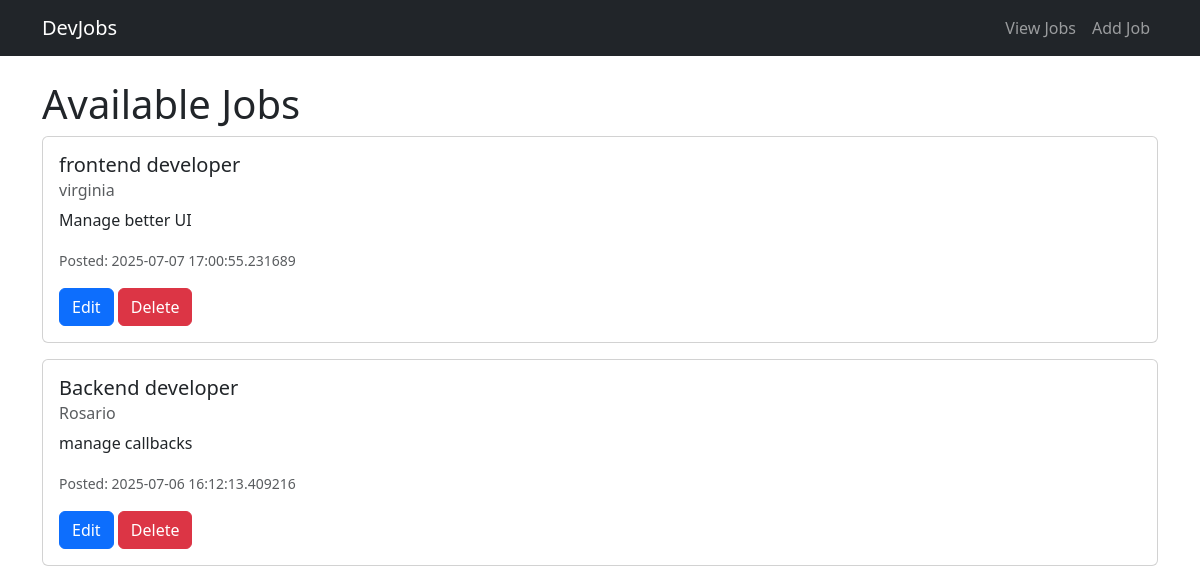
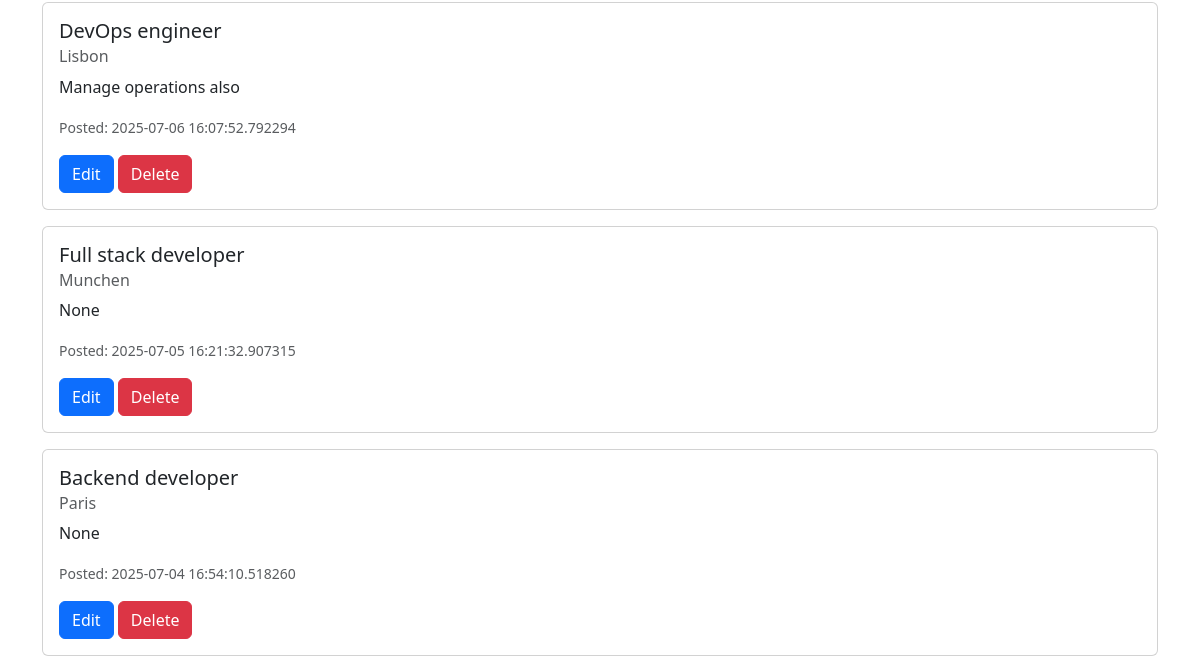
The app's page /view-jobs, older data (2 pictures, top to bottom).
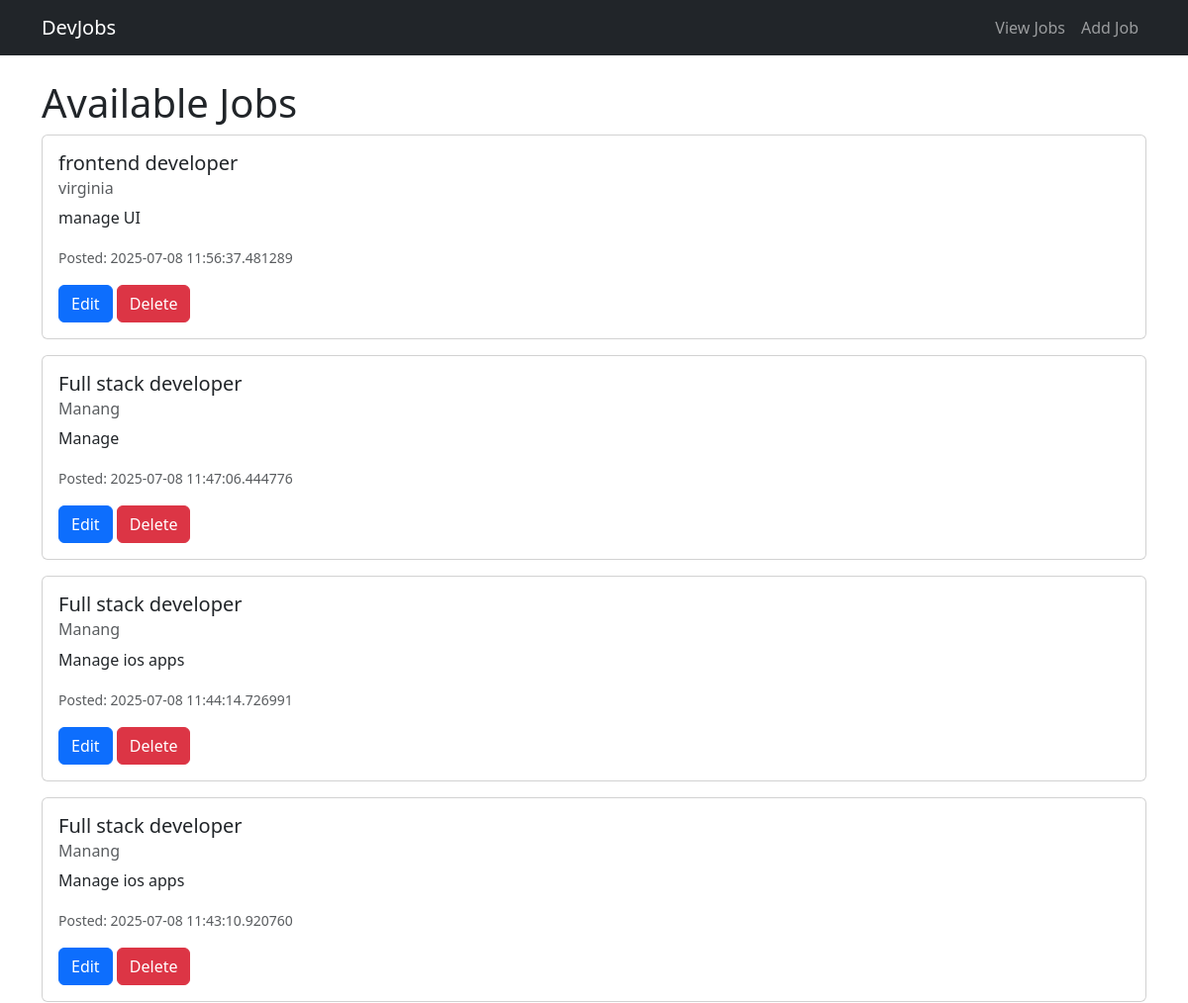
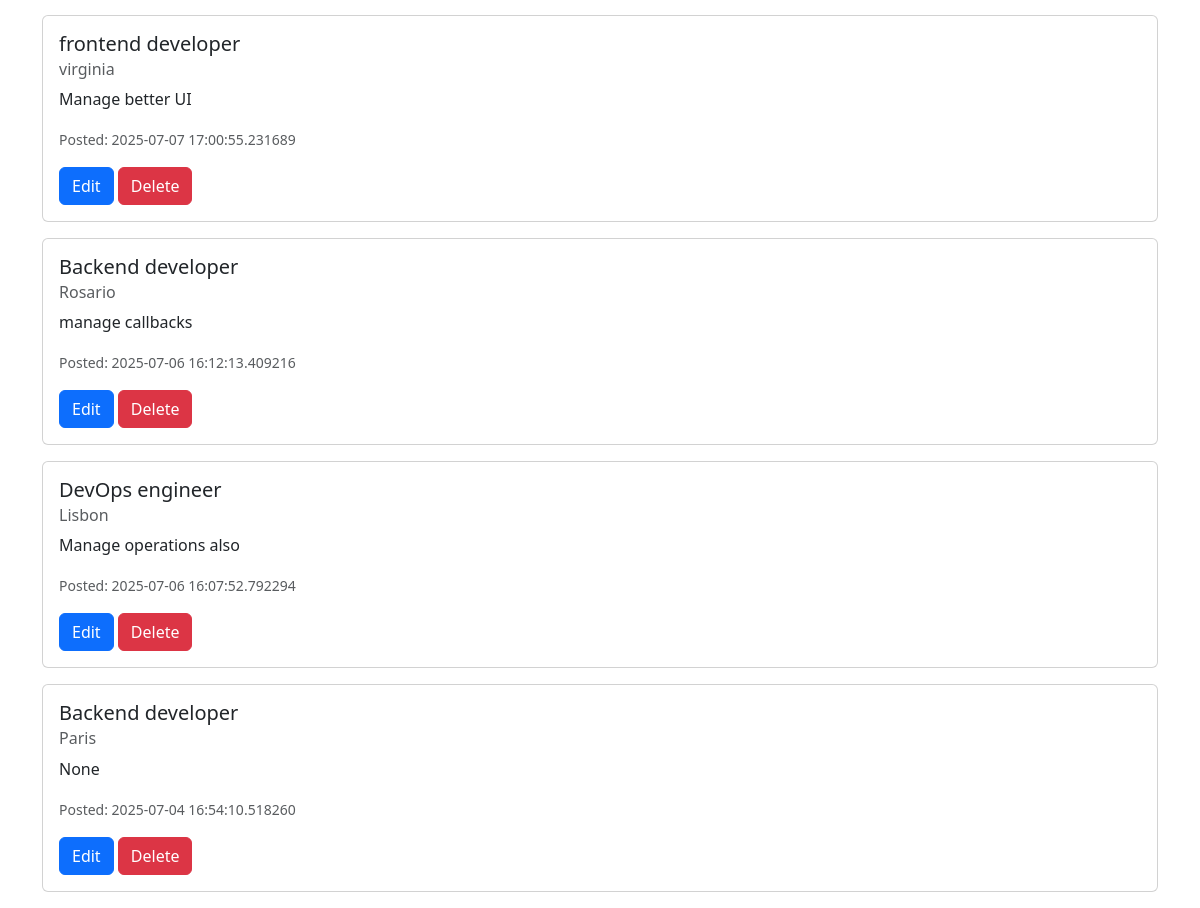
The same page, newer data (2 pictures, top to bottom).
### app.py (models this page shows)
class Job(db.Model):
    id = db.Column(db.Integer, primary_key=True)
    title = db.Column(db.String(100), nullable=False)
    location = db.Column(db.String(100), nullable=False)
    description = db.Column(db.Text, nullable=True)
    created_at = db.Column(db.DateTime, default=datetime.utcnow)

### app.py (the view)
@app.route('/view-jobs')
def view_jobs():
    jobs = Job.query.order_by(Job.created_at.desc()).all()
    return render_template('jobs.html', jobs=jobs)

### templates/jobs.html (shortened to what this page needs)
{% extends "base.html" %}
{% block content %}
<h1>Available Jobs</h1>
{% for job in jobs %}
<div class="card mb-3">
    <div class="card-body">
        <h5 class="card-title">{{ job.title }}</h5>
        <h6 class="card-subtitle mb-2 text-muted">{{ job.location }}</h6>
        <p class="card-text">{{ job.description }}</p>
        <p class="card-text"><small class="text-muted">Posted: {{ job.created_at or "N/A" }}</small></p>
        <a href="/edit-job/{{ job.id }}" class="btn btn-primary">Edit</a>
        <form action="/delete-job/{{ job.id }}" method="POST" style="display:inline;">
            <button type="submit" class="btn btn-danger">Delete</button>
        </form>
    </div>
</div>
{% else %}
<p>No jobs posted yet.</p>
{% endfor %}
{% endblock %}

### templates/base.html (shortened to what this page needs)
<!DOCTYPE html>
<html lang="en">
<head>
  <link href="https://cdn.jsdelivr.net/npm/bootstrap@5.3.2/dist/css/bootstrap.min.css" rel="stylesheet">
</head>
<body>
  <nav class="navbar navbar-expand-lg navbar-dark bg-dark">
    <div class="container">
      <a class="navbar-brand" href="/">DevJobs</a>
      <div class="collapse navbar-collapse" id="navbarNav">
        <ul class="navbar-nav ms-auto">
          <li class="nav-item">
            <a class="nav-link" href="/view-jobs">View Jobs</a>
          </li>
          <li class="nav-item">
            <a class="nav-link" href="/add-job">Add Job</a>
          </li>
        </ul>
      </div>
    </div>
  </nav>
  <div class="container mt-4">
    {% block content %}
    {% endblock %}
  </div>
</body>
</html>

Row changes from the older to the newer data that the page shows:
removed Job: title "Full stack developer", location "Munchen", description "None", created_at "2025-07-05 16:21:32.907315"
added Job: title "frontend developer", location "virginia", description "manage UI", created_at "2025-07-08 11:56:37.481289"
added Job: title "Full stack developer", location "Manang", description "Manage", created_at "2025-07-08 11:47:06.444776"
added Job: title "Full stack developer", location "Manang", description "Manage ios apps", created_at "2025-07-08 11:44:14.726991"
added Job: title "Full stack developer", location "Manang", description "Manage ios apps", created_at "2025-07-08 11:43:10.920760"
